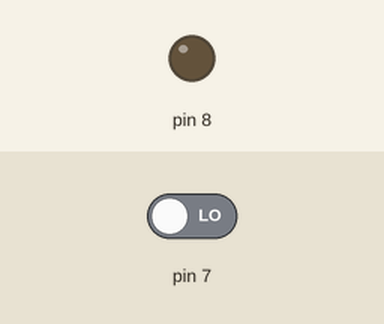
The sketch below on a simulated Arduino Uno, built with avr-gcc and run on an emulated ATmega328P. On the bench: output pins drawn as LEDs (lit = HIGH). Inputs (shaded band) come from the test bench; at power-on: pin 7 LOW. What the sketch prints to the serial monitor is not drawn.

Above: at 1.2 s.
1.3 s: pin 7 driven HIGH
At 2.1 s:
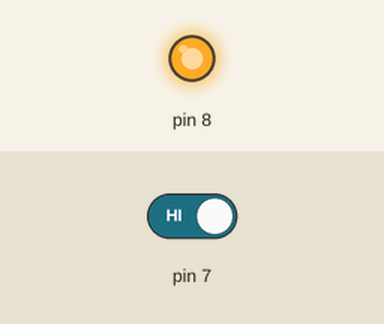
2.8 s: pin 7 driven LOW
At 3.3 s:
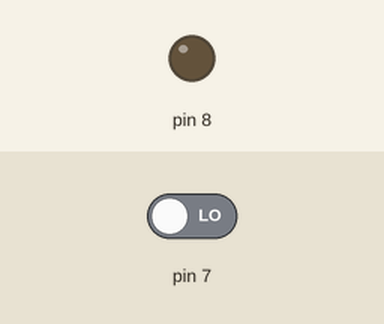
Timing chart, 0 to 5.8 s (numbered marks = the images above; inputs shaded):
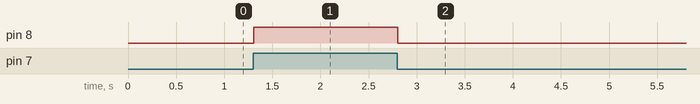

Measured:
- after the input at 1.3 s, pin 8: LOW → HIGH at once
- after the input at 2.8 s, pin 8: HIGH → LOW at once

The sketch:

sound.ino
```cpp
//int val=0;
void setup() {
  // put your setup code here, to run once:
pinMode(7, INPUT);
pinMode(8,OUTPUT);
Serial.begin(9600);

}

void loop() {

  int val= digitalRead(7);
  Serial.println(val);
  if(val == HIGH)
  {
    digitalWrite(8,HIGH);
  }
  else
  {
    digitalWrite(8,LOW);
  }


  // put your main code here, to run repeatedly:

}
```
